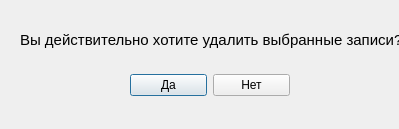
<?xml version="1.0" encoding="UTF-8"?>
<ui version="4.0">
 <class>DeleteDialog</class>
 <widget class="QDialog" name="DeleteDialog">
  <property name="geometry">
   <rect>
    <x>0</x>
    <y>0</y>
    <width>399</width>
    <height>129</height>
   </rect>
  </property>
  <property name="windowTitle">
   <string>Внимание!</string>
  </property>
  <property name="windowIcon">
   <iconset>
    <normaloff>image/danger.png</normaloff>image/danger.png</iconset>
  </property>
  <widget class="QLabel" name="label">
   <property name="geometry">
    <rect>
     <x>20</x>
     <y>30</y>
     <width>381</width>
     <height>20</height>
    </rect>
   </property>
   <property name="font">
    <font>
     <pointsize>11</pointsize>
     <weight>50</weight>
     <bold>false</bold>
    </font>
   </property>
   <property name="text">
    <string>Вы действительно хотите удалить выбранные записи?</string>
   </property>
  </widget>
  <widget class="QWidget" name="horizontalLayoutWidget">
   <property name="geometry">
    <rect>
     <x>130</x>
     <y>70</y>
     <width>160</width>
     <height>31</height>
    </rect>
   </property>
   <layout class="QHBoxLayout" name="horizontalLayout">
    <item>
     <widget class="QPushButton" name="Yes_button">
      <property name="text">
       <string>Да</string>
      </property>
     </widget>
    </item>
    <item>
     <widget class="QPushButton" name="No_button">
      <property name="text">
       <string>Нет</string>
      </property>
     </widget>
    </item>
   </layout>
  </widget>
 </widget>
 <resources/>
 <connections/>
</ui>
